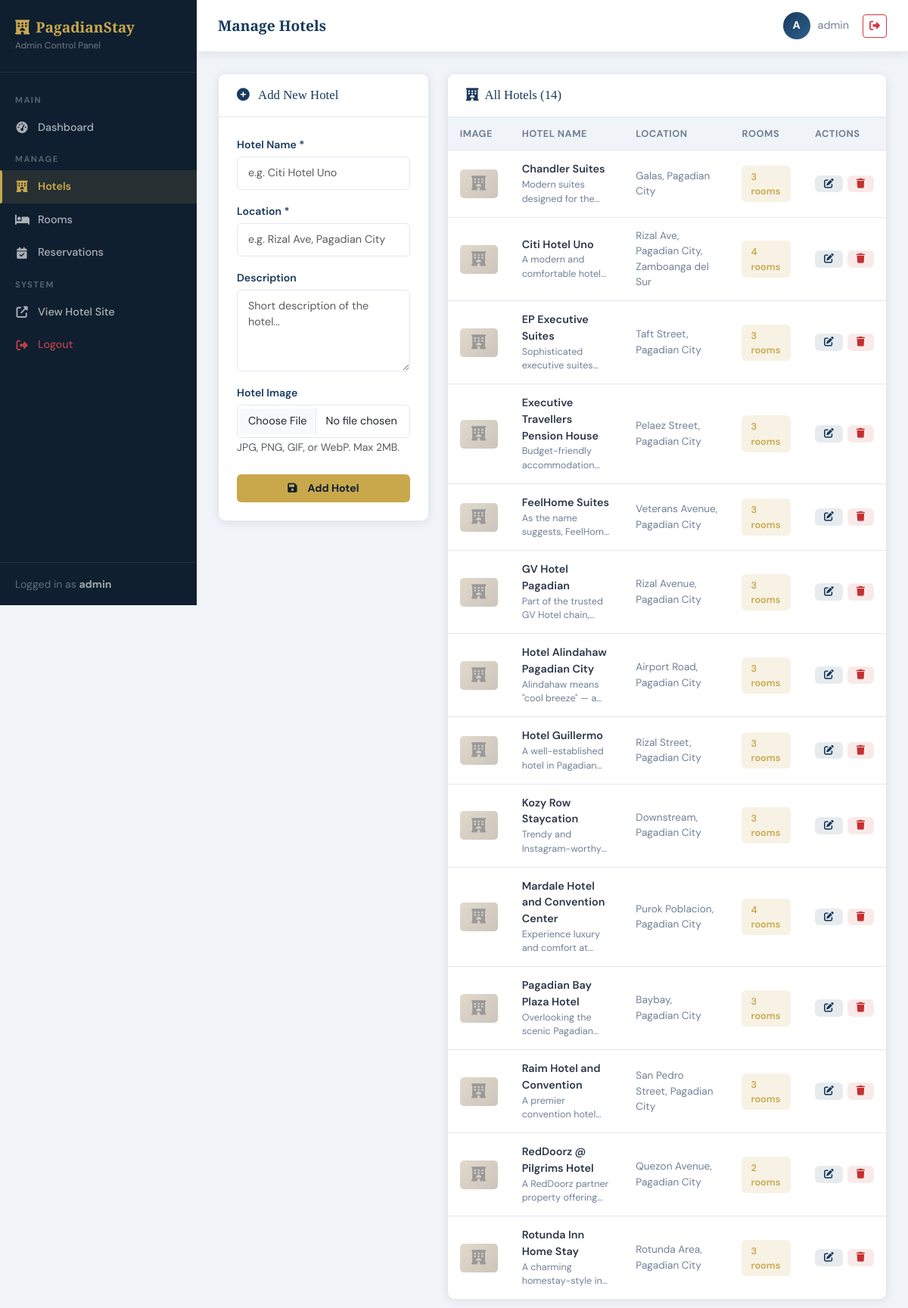
The app's page /hotels.php (signed in) with its own data.
### tables this page shows
CREATE TABLE IF NOT EXISTS hotels (
    id INT AUTO_INCREMENT PRIMARY KEY,
    hotel_name VARCHAR(200) NOT NULL,
    description TEXT,
    location VARCHAR(255),
    image VARCHAR(255),
    created_at TIMESTAMP DEFAULT CURRENT_TIMESTAMP
);

### hotels.php (the view, shortened to what this page needs)
<?php
$pageTitle = 'Manage Hotels';
require_once 'admin_header.php';
require_once '../includes/db.php';
$editHotel = null;
$hotels = $pdo->query("SELECT h.*, COUNT(r.id) as room_count FROM hotels h LEFT JOIN rooms r ON h.id=r.hotel_id GROUP BY h.id ORDER BY h.hotel_name")->fetchAll();
?>
<div class="row g-4">
  <div class="col-lg-4">
    <div class="admin-card">
      <div class="admin-card-header">
        <h5><i class="fas fa-<?= $editHotel ? 'edit' : 'plus-circle' ?> me-2 text-accent"></i>
          <?= $editHotel ? 'Edit Hotel' : 'Add New Hotel' ?>
        </h5>
      </div>
      <div class="admin-card-body">
        <form method="POST" action="hotels.php" enctype="multipart/form-data">
          <div class="mb-3">
            <label class="form-label">Hotel Name *</label>
            <input type="text" class="form-control" name="hotel_name" required
              value="<?= htmlspecialchars($editHotel['hotel_name'] ?? '') ?>"
              placeholder="e.g. Citi Hotel Uno">
          </div>
          <div class="mb-3">
            <label class="form-label">Location *</label>
            <input type="text" class="form-control" name="location" required
              value="<?= htmlspecialchars($editHotel['location'] ?? '') ?>"
              placeholder="e.g. Rizal Ave, Pagadian City">
          </div>
          <div class="mb-3">
            <label class="form-label">Description</label>
            <textarea class="form-control" name="description" rows="4"
              placeholder="Short description of the hotel..."><?= htmlspecialchars($editHotel['description'] ?? '') ?></textarea>
          </div>
          <div class="mb-4">
            <label class="form-label">Hotel Image</label>
            <input type="file" class="form-control img-upload-input" name="image"
              accept="image/*" data-preview="hotelImgPreview">
            <small class="text-muted">JPG, PNG, GIF, or WebP. Max 2MB.</small>
          </div>
          <button type="submit" class="btn-admin-accent w-100 justify-content-center py-2">
            <i class="fas fa-save me-2"></i><?= $editHotel ? 'Update Hotel' : 'Add Hotel' ?>
          </button>
        </form>
      </div>
    </div>
  </div>
  <div class="col-lg-8">
    <div class="admin-card">
      <div class="admin-card-header">
        <h5><i class="fas fa-hotel me-2 text-accent"></i>All Hotels (<?= count($hotels) ?>)</h5>
      </div>
      <div style="overflow-x:auto;">
        <table class="admin-table">
          <thead>
            <tr>
              <th>Image</th>
              <th>Hotel Name</th>
              <th>Location</th>
              <th>Rooms</th>
              <th>Actions</th>
            </tr>
          </thead>
          <tbody>
            <?php if (empty($hotels)): ?>
            <tr>
              <td colspan="5" class="text-center py-4 text-muted">No hotels found. Add your first hotel!</td>
            </tr>
            <?php else: ?>
            <?php foreach ($hotels as $h): ?>
            <tr>
              <td>
                <?php
                $imgPath = '../uploads/hotels/' . $h['image'];
                $showImg = (file_exists($imgPath) && $h['image'] !== 'default_hotel.jpg');
                ?>
                <?php if ($showImg): ?>
                  <img src="../uploads/hotels/<?= htmlspecialchars($h['image']) ?>"
                    style="width:50px;height:38px;object-fit:cover;border-radius:5px;">
                <?php else: ?>
                  <div style="width:50px;height:38px;background:linear-gradient(135deg,#e2d9cc,#ccc5bb);border-radius:5px;display:flex;align-items:center;justify-content:center;color:#999;font-size:1.2rem;">
                    <i class="fas fa-hotel"></i>
                  </div>
                <?php endif; ?>
              </td>
              <td>
                <div style="font-weight:600;"><?= htmlspecialchars($h['hotel_name']) ?></div>
                <small style="color:var(--muted);display:-webkit-box;-webkit-line-clamp:2;-webkit-box-orient:vertical;overflow:hidden;max-width:200px;">
                  <?= htmlspecialchars($h['description']) ?>
                </small>
              </td>
              <td style="font-size:0.85rem;color:var(--muted);"><?= htmlspecialchars($h['location']) ?></td>
              <td>
                <a href="rooms.php?hotel_id=<?= $h['id'] ?>" class="btn-sm-action btn-view">
                  <?= $h['room_count'] ?> rooms
                </a>
              </td>
              <td>
                <div style="display:flex;gap:6px;">
                  <a href="hotels.php?edit=<?= $h['id'] ?>" class="btn-sm-action btn-edit">
                    <i class="fas fa-edit"></i>
                  </a>
                  <a href="hotels.php?delete=<?= $h['id'] ?>"
                     class="btn-sm-action btn-delete btn-confirm-delete">
                    <i class="fas fa-trash"></i>
                  </a>
                </div>
              </td>
            </tr>
            <?php endforeach; ?>
            <?php endif; ?>
          </tbody>
        </table>
      </div>
    </div>
  </div>
</div>
<?php require_once 'admin_footer.php'; ?>

### admin_header.php (shortened to what this page needs)
<?php
$currentPage = basename($_SERVER['PHP_SELF']);
?>
<!DOCTYPE html>
<html lang="en">
<head>
  <link rel="stylesheet" href="https://cdnjs.cloudflare.com/ajax/libs/bootstrap/5.3.2/css/bootstrap.min.css">
  <link rel="stylesheet" href="https://cdnjs.cloudflare.com/ajax/libs/font-awesome/6.5.0/css/all.min.css">
  <link rel="stylesheet" href="../assets/css/admin.css">
</head>
<body>
<div class="admin-wrapper">
  <aside class="admin-sidebar" id="adminSidebar">
    <div class="sidebar-brand">
      <h5><i class="fas fa-hotel me-2"></i>PagadianStay</h5>
      <small>Admin Control Panel</small>
    </div>
    <nav class="sidebar-nav">
      <div class="nav-section-title">Main</div>
      <a href="dashboard.php" class="<?= $currentPage === 'dashboard.php' ? 'active' : '' ?>">
        <i class="fas fa-tachometer-alt"></i> Dashboard
      </a>
      <div class="nav-section-title">Manage</div>
      <a href="hotels.php" class="<?= $currentPage === 'hotels.php' ? 'active' : '' ?>">
        <i class="fas fa-hotel"></i> Hotels
      </a>
      <a href="rooms.php" class="<?= $currentPage === 'rooms.php' ? 'active' : '' ?>">
        <i class="fas fa-bed"></i> Rooms
      </a>
      <a href="reservations.php" class="<?= $currentPage === 'reservations.php' ? 'active' : '' ?>">
        <i class="fas fa-calendar-check"></i> Reservations
      </a>
      <div class="nav-section-title">System</div>
      <a href="../index.php" target="_blank">
        <i class="fas fa-external-link-alt"></i> View Hotel Site
      </a>
      <a href="logout.php" style="color:rgba(255,80,80,0.7);">
        <i class="fas fa-sign-out-alt"></i> Logout
      </a>
    </nav>
    <div class="sidebar-footer">
      <small style="color:rgba(255,255,255,0.35);">Logged in as <strong style="color:rgba(255,255,255,0.6)"><?= htmlspecialchars($_SESSION['admin_name'] ?? 'Admin') ?></strong></small>
    </div>
  </aside>
  <div class="admin-content">
    <header class="admin-topbar">
      <div style="display:flex;align-items:center;gap:12px;">
        <h1 class="topbar-title"><?= isset($pageTitle) ? htmlspecialchars($pageTitle) : 'Dashboard' ?></h1>
      </div>
      <div class="topbar-user">
        <div class="user-avatar"><?= strtoupper(substr($_SESSION['admin_name'] ?? 'A', 0, 1)) ?></div>
        <span><?= htmlspecialchars($_SESSION['admin_name'] ?? 'Admin') ?></span>
        <a href="logout.php" class="btn btn-sm btn-outline-danger ms-2">
          <i class="fas fa-sign-out-alt"></i>
        </a>
      </div>
    </header>
    <div class="admin-body">

### admin_footer.php (shortened to what this page needs)
    </div>
  </div>
</div>
</body>
</html>

### records on screen
hotels: hotel_name "Chandler Suites", description "Modern suites designed for…", location "Galas, Pagadian City", room_count "3"
hotels: hotel_name "Citi Hotel Uno", description "A modern and comfortable…", location "Rizal Ave, Pagadian City, Zamboanga del Sur", room_count "4"
hotels: hotel_name "EP Executive Suites", description "Sophisticated executive…", location "Taft Street, Pagadian City", room_count "3"
hotels: hotel_name "Executive Travellers Pension House", description "Budget-friendly…", location "Pelaez Street, Pagadian City", room_count "3"
hotels: hotel_name "FeelHome Suites", description "As the name suggests,…", location "Veterans Avenue, Pagadian City", room_count "3"
hotels: hotel_name "GV Hotel Pagadian", description "Part of the trusted GV Hotel…", location "Rizal Avenue, Pagadian City", room_count "3"
hotels: hotel_name "Hotel Alindahaw Pagadian City", description "Alindahaw means \"cool breeze\" —…", location "Airport Road, Pagadian City", room_count "3"
hotels: hotel_name "Hotel Guillermo", description "A well-established hotel in…", location "Rizal Street, Pagadian City", room_count "3"
hotels: hotel_name "Kozy Row Staycation", description "Trendy and…", location "Downstream, Pagadian City", room_count "3"
hotels: hotel_name "Mardale Hotel and Convention Center", description "Experience luxury and comfort…", location "Purok Poblacion, Pagadian City", room_count "4"
hotels: hotel_name "Pagadian Bay Plaza Hotel", description "Overlooking the scenic…", location "Baybay, Pagadian City", room_count "3"
hotels: hotel_name "Raim Hotel and Convention", description "A premier convention…", location "San Pedro Street, Pagadian City", room_count "3"
hotels: hotel_name "RedDoorz @ Pilgrims Hotel", description "A RedDoorz partner property…", location "Quezon Avenue, Pagadian City", room_count "2"
hotels: hotel_name "Rotunda Inn Home Stay", description "A charming homestay-style…", location "Rotunda Area, Pagadian City", room_count "3"

### other values on screen
$_SESSION['admin_name'] "admin"
$pageTitle "Manage Hotels"
substr($_SESSION['admin_name'] ?? 'A', 0, 1) "A"
count($hotels) "14"
